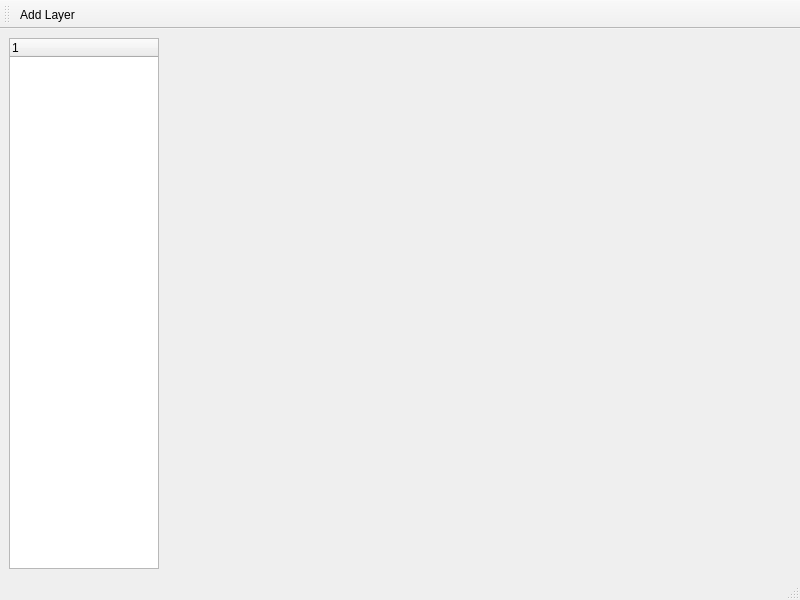
<?xml version="1.0" encoding="UTF-8"?>
<ui version="4.0">
 <class>GUIMapnikViewer</class>
 <widget class="QMainWindow" name="GUIMapnikViewer">
  <property name="geometry">
   <rect>
    <x>0</x>
    <y>0</y>
    <width>800</width>
    <height>600</height>
   </rect>
  </property>
  <property name="windowTitle">
   <string>MainWindow</string>
  </property>
  <widget class="QWidget" name="centralwidget">
   <layout class="QHBoxLayout" name="horizontalLayout">
    <item>
     <widget class="QTreeWidget" name="treeWidget">
      <property name="maximumSize">
       <size>
        <width>150</width>
        <height>16777215</height>
       </size>
      </property>
      <column>
       <property name="text">
        <string notr="true">1</string>
       </property>
      </column>
     </widget>
    </item>
    <item>
     <widget class="GUIMapnikView" name="widget" native="true"/>
    </item>
   </layout>
  </widget>
  <widget class="QMenuBar" name="menubar">
   <property name="geometry">
    <rect>
     <x>0</x>
     <y>0</y>
     <width>800</width>
     <height>22</height>
    </rect>
   </property>
  </widget>
  <widget class="QStatusBar" name="statusbar"/>
  <widget class="QToolBar" name="toolBar">
   <property name="windowTitle">
    <string>toolBar</string>
   </property>
   <attribute name="toolBarArea">
    <enum>TopToolBarArea</enum>
   </attribute>
   <attribute name="toolBarBreak">
    <bool>false</bool>
   </attribute>
   <addaction name="actionAdd_Layer"/>
  </widget>
  <action name="actionAdd_Layer">
   <property name="text">
    <string>Add Layer</string>
   </property>
  </action>
 </widget>
 <customwidgets>
  <customwidget>
   <class>GUIMapnikView</class>
   <extends>QWidget</extends>
   <header>guimapnikview.h</header>
   <container>1</container>
  </customwidget>
 </customwidgets>
 <resources/>
 <connections/>
</ui>
